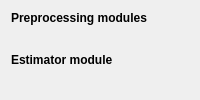
          <widget class="QWidget" name="tab_5">
           <attribute name="title">
            <string>Processing</string>
           </attribute>
           <layout class="QVBoxLayout" name="verticalLayout_14">
            <item>
             <layout class="QVBoxLayout" name="verticalLayout_13">
              <item>
               <widget class="QLabel" name="label_9">
                <property name="sizePolicy">
                 <sizepolicy hsizetype="Preferred" vsizetype="Maximum">
                  <horstretch>0</horstretch>
                  <verstretch>0</verstretch>
                 </sizepolicy>
                </property>
                <property name="font">
                 <font>
                  <weight>75</weight>
                  <bold>true</bold>
                 </font>
                </property>
                <property name="text">
                 <string>Preprocessing modules</string>
                </property>
               </widget>
              </item>
              <item>
               <widget class="ModuleChainConfiguratorWidget" name="ModuleConfPreproc" native="true"/>
              </item>
              <item>
               <widget class="QLabel" name="label_10">
                <property name="sizePolicy">
                 <sizepolicy hsizetype="Preferred" vsizetype="Maximum">
                  <horstretch>0</horstretch>
                  <verstretch>0</verstretch>
                 </sizepolicy>
                </property>
                <property name="font">
                 <font>
                  <weight>75</weight>
                  <bold>true</bold>
                 </font>
                </property>
                <property name="text">
                 <string>Estimator module</string>
                </property>
               </widget>
              </item>
              <item>
               <widget class="SingleModuleConfiguratorWidget" name="ModuleConfEstimator" native="true"/>
              </item>
             </layout>
            </item>
           </layout>
          </widget>
